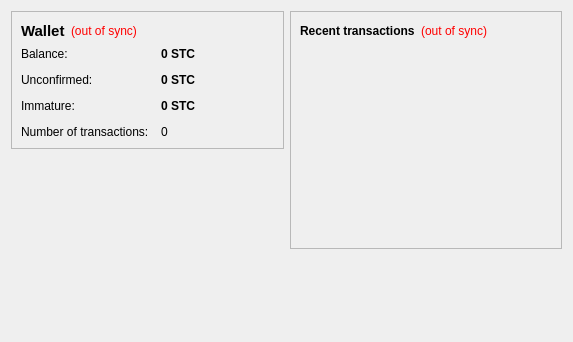
<?xml version="1.0" encoding="UTF-8"?>
<ui version="4.0">
 <class>OverviewPage</class>
 <widget class="QWidget" name="OverviewPage">
  <property name="geometry">
   <rect>
    <x>0</x>
    <y>0</y>
    <width>573</width>
    <height>342</height>
   </rect>
  </property>
  <property name="windowTitle">
   <string>Form</string>
  </property>
  <layout class="QHBoxLayout" name="horizontalLayout" stretch="1,1">
   <item>
    <layout class="QVBoxLayout" name="verticalLayout_2">
     <item>
      <widget class="QFrame" name="frame">
       <property name="frameShape">
        <enum>QFrame::StyledPanel</enum>
       </property>
       <property name="frameShadow">
        <enum>QFrame::Raised</enum>
       </property>
       <layout class="QVBoxLayout" name="verticalLayout_4">
        <item>
         <layout class="QHBoxLayout" name="horizontalLayout_4">
          <item>
           <widget class="QLabel" name="label_5">
            <property name="font">
             <font>
              <pointsize>11</pointsize>
              <weight>75</weight>
              <bold>true</bold>
             </font>
            </property>
            <property name="text">
             <string>Wallet</string>
            </property>
           </widget>
          </item>
          <item>
           <widget class="QLabel" name="labelWalletStatus">
            <property name="toolTip">
             <string>The displayed information may be out of date. Your wallet automatically synchronizes with the StrongCoin network after a connection is established, but this process has not completed yet.</string>
            </property>
            <property name="styleSheet">
             <string notr="true">QLabel { color: red; }</string>
            </property>
            <property name="text">
             <string notr="true">(out of sync)</string>
            </property>
            <property name="alignment">
             <set>Qt::AlignLeading|Qt::AlignLeft|Qt::AlignVCenter</set>
            </property>
           </widget>
          </item>
          <item>
           <spacer name="horizontalSpacer_2">
            <property name="orientation">
             <enum>Qt::Horizontal</enum>
            </property>
            <property name="sizeHint" stdset="0">
             <size>
              <width>40</width>
              <height>20</height>
             </size>
            </property>
           </spacer>
          </item>
         </layout>
        </item>
        <item>
         <layout class="QFormLayout" name="formLayout_2">
          <property name="fieldGrowthPolicy">
           <enum>QFormLayout::AllNonFixedFieldsGrow</enum>
          </property>
          <property name="horizontalSpacing">
           <number>12</number>
          </property>
          <property name="verticalSpacing">
           <number>12</number>
          </property>
          <item row="0" column="0">
           <widget class="QLabel" name="label">
            <property name="text">
             <string>Balance:</string>
            </property>
           </widget>
          </item>
          <item row="0" column="1">
           <widget class="QLabel" name="labelBalance">
            <property name="font">
             <font>
              <weight>75</weight>
              <bold>true</bold>
             </font>
            </property>
            <property name="cursor">
             <cursorShape>IBeamCursor</cursorShape>
            </property>
            <property name="toolTip">
             <string>Your current balance</string>
            </property>
            <property name="text">
             <string notr="true">0 STC</string>
            </property>
            <property name="textInteractionFlags">
             <set>Qt::LinksAccessibleByMouse|Qt::TextSelectableByKeyboard|Qt::TextSelectableByMouse</set>
            </property>
           </widget>
          </item>
          <item row="1" column="0">
           <widget class="QLabel" name="label_3">
            <property name="text">
             <string>Unconfirmed:</string>
            </property>
           </widget>
          </item>
          <item row="1" column="1">
           <widget class="QLabel" name="labelUnconfirmed">
            <property name="font">
             <font>
              <weight>75</weight>
              <bold>true</bold>
             </font>
            </property>
            <property name="cursor">
             <cursorShape>IBeamCursor</cursorShape>
            </property>
            <property name="toolTip">
             <string>Total of transactions that have yet to be confirmed, and do not yet count toward the current balance</string>
            </property>
            <property name="text">
             <string notr="true">0 STC</string>
            </property>
            <property name="textInteractionFlags">
             <set>Qt::LinksAccessibleByMouse|Qt::TextSelectableByKeyboard|Qt::TextSelectableByMouse</set>
            </property>
           </widget>
          </item>
          <item row="3" column="0">
           <widget class="QLabel" name="label_2">
            <property name="text">
             <string>Number of transactions:</string>
            </property>
           </widget>
          </item>
          <item row="3" column="1">
           <widget class="QLabel" name="labelNumTransactions">
            <property name="toolTip">
             <string>Total number of transactions in wallet</string>
            </property>
            <property name="text">
             <string notr="true">0</string>
            </property>
           </widget>
          </item>
          <item row="2" column="0">
           <widget class="QLabel" name="labelImmatureText">
            <property name="text">
             <string>Immature:</string>
            </property>
           </widget>
          </item>
          <item row="2" column="1">
           <widget class="QLabel" name="labelImmature">
            <property name="font">
             <font>
              <weight>75</weight>
              <bold>true</bold>
             </font>
            </property>
            <property name="toolTip">
             <string>Mined balance that has not yet matured</string>
            </property>
            <property name="text">
             <string notr="true">0 STC</string>
            </property>
            <property name="textInteractionFlags">
             <set>Qt::LinksAccessibleByMouse|Qt::TextSelectableByKeyboard|Qt::TextSelectableByMouse</set>
            </property>
           </widget>
          </item>
         </layout>
        </item>
       </layout>
      </widget>
     </item>
     <item>
      <spacer name="verticalSpacer">
       <property name="orientation">
        <enum>Qt::Vertical</enum>
       </property>
       <property name="sizeHint" stdset="0">
        <size>
         <width>20</width>
         <height>40</height>
        </size>
       </property>
      </spacer>
     </item>
    </layout>
   </item>
   <item>
    <layout class="QVBoxLayout" name="verticalLayout_3">
     <item>
      <widget class="QFrame" name="frame_2">
       <property name="frameShape">
        <enum>QFrame::StyledPanel</enum>
       </property>
       <property name="frameShadow">
        <enum>QFrame::Raised</enum>
       </property>
       <layout class="QVBoxLayout" name="verticalLayout">
        <item>
         <layout class="QHBoxLayout" name="horizontalLayout_2">
          <item>
           <widget class="QLabel" name="label_4">
            <property name="text">
             <string>&lt;b&gt;Recent transactions&lt;/b&gt;</string>
            </property>
           </widget>
          </item>
          <item>
           <widget class="QLabel" name="labelTransactionsStatus">
            <property name="toolTip">
             <string>The displayed information may be out of date. Your wallet automatically synchronizes with the StrongCoin network after a connection is established, but this process has not completed yet.</string>
            </property>
            <property name="styleSheet">
             <string notr="true">QLabel { color: red; }</string>
            </property>
            <property name="text">
             <string notr="true">(out of sync)</string>
            </property>
            <property name="alignment">
             <set>Qt::AlignRight|Qt::AlignTrailing|Qt::AlignVCenter</set>
            </property>
           </widget>
          </item>
          <item>
           <spacer name="horizontalSpacer">
            <property name="orientation">
             <enum>Qt::Horizontal</enum>
            </property>
            <property name="sizeHint" stdset="0">
             <size>
              <width>40</width>
              <height>20</height>
             </size>
            </property>
           </spacer>
          </item>
         </layout>
        </item>
        <item>
         <widget class="QListView" name="listTransactions">
          <property name="styleSheet">
           <string notr="true">QListView { background: transparent; }</string>
          </property>
          <property name="frameShape">
           <enum>QFrame::NoFrame</enum>
          </property>
          <property name="verticalScrollBarPolicy">
           <enum>Qt::ScrollBarAlwaysOff</enum>
          </property>
          <property name="horizontalScrollBarPolicy">
           <enum>Qt::ScrollBarAlwaysOff</enum>
          </property>
          <property name="selectionMode">
           <enum>QAbstractItemView::NoSelection</enum>
          </property>
         </widget>
        </item>
       </layout>
      </widget>
     </item>
     <item>
      <spacer name="verticalSpacer_2">
       <property name="orientation">
        <enum>Qt::Vertical</enum>
       </property>
       <property name="sizeHint" stdset="0">
        <size>
         <width>20</width>
         <height>40</height>
        </size>
       </property>
      </spacer>
     </item>
    </layout>
   </item>
  </layout>
 </widget>
 <resources/>
 <connections/>
</ui>
